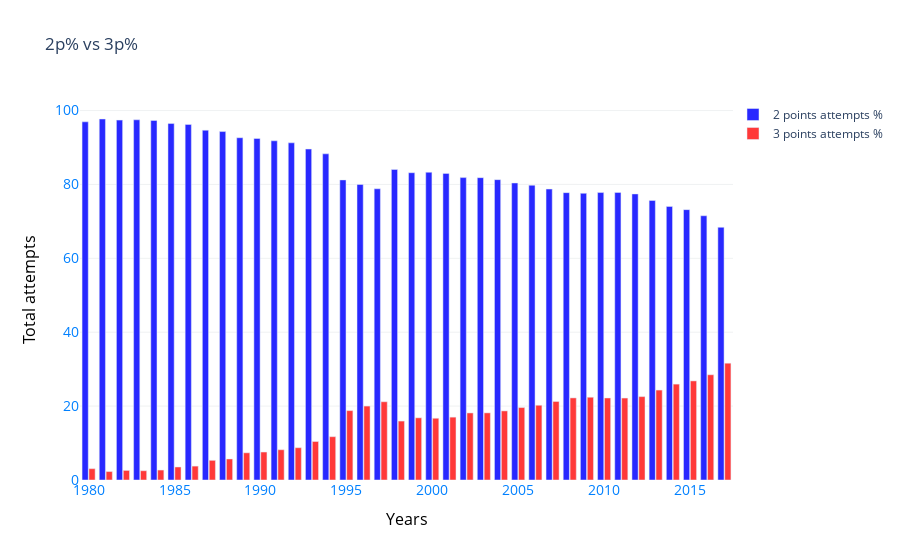

Notebook source saved alongside this figure:
### Markdown cell above
### Drawing the comparision between 2p% and 3p% from total use.

### Code cell
perc2 = go.Bar(
	x=total_years,
	y=seasons_stats_3p_years['2PA/FGA%'],
	name='2 points attempts %',
	marker=dict(color='#2828ff')
)
perc3 = go.Bar(
	x=total_years,
	y=seasons_stats_3p_years['3PA/FGA%'],
	name='3 points attempts %',
	marker=dict(color='#ff3939')
)
data=[perc2,perc3]
layout=go.Layout(
	title='2p% vs 3p%',
	xaxis=dict(
		title='Years',
		titlefont=dict(size=16, color='black'),
		tickfont=dict(size=14, color='#0080ff')
	),
	yaxis=dict(
		title='Total attempts',
		titlefont=dict(size=16, color='black'),
		tickfont=dict(size=14, color='#0080ff'),
        showgrid=True, gridwidth=0.4, gridcolor='#D7DBDD'
	),	
	legend=dict(
		x=1,
		y=1.0,
		bgcolor='white',
		bordercolor='white'
	),
    plot_bgcolor='white',
	barmode='group',
	bargap=0.2,
	bargroupgap=0.1
)

fig = go.Figure(data=data, layout=layout)
pyo.iplot(fig)

### Figure 1 — Plotly figure (JSON) as saved in the notebook; plotly's stock layout.template omitted (floating-point values rounded to 4 significant figures)
{"data": [{"marker": {"color": "#2828ff"}, "name": "2 points attempts %", "type": "bar", "x": [1980, 1981, 1982, 1983, 1984, 1985, 1986, 1987, 1988, 1989, 1990, 1991, 1992, 1993, 1994, 1995, 1996, 1997, 1998, 1999, 2000, 2001, 2002, 2003, 2004, 2005, 2006, 2007, 2008, 2009, 2010, 2011, 2012, 2013, 2014, 2015, 2016, 2017], "y": [96.94, 97.71, 97.41, 97.49, 97.31, 96.48, 96.24, 94.68, 94.31, 92.64, 92.43, 91.81, 91.26, 89.58, 88.28, 81.22, 79.99, 78.82, 84.05, 83.17, 83.29, 82.99, 81.85, 81.83, 81.3, 80.39, 79.77, 78.75, 77.78, 77.6, 77.8, 77.82, 77.43, 75.66, 74.05, 73.18, 71.52, 68.39]}, {"marker": {"color": "#ff3939"}, "name": "3 points attempts %", "type": "bar", "x": [1980, 1981, 1982, 1983, 1984, 1985, 1986, 1987, 1988, 1989, 1990, 1991, 1992, 1993, 1994, 1995, 1996, 1997, 1998, 1999, 2000, 2001, 2002, 2003, 2004, 2005, 2006, 2007, 2008, 2009, 2010, 2011, 2012, 2013, 2014, 2015, 2016, 2017], "y": [3.06, 2.29, 2.59, 2.51, 2.69, 3.52, 3.76, 5.32, 5.69, 7.36, 7.57, 8.19, 8.74, 10.42, 11.72, 18.78, 20.01, 21.18, 15.95, 16.83, 16.71, 17.01, 18.15, 18.17, 18.7, 19.61, 20.23, 21.25, 22.22, 22.4, 22.2, 22.18, 22.57, 24.34, 25.95, 26.82, 28.48, 31.61]}], "layout": {"bargap": 0.2, "bargroupgap": 0.1, "barmode": "group", "legend": {"bgcolor": "white", "bordercolor": "white", "x": 1, "y": 1}, "plot_bgcolor": "white", "title": {"text": "2p% vs 3p%"}, "xaxis": {"tickfont": {"color": "#0080ff", "size": 14}, "title": {"font": {"color": "black", "size": 16}, "text": "Years"}}, "yaxis": {"gridcolor": "#D7DBDD", "gridwidth": 0.4, "showgrid": true, "tickfont": {"color": "#0080ff", "size": 14}, "title": {"font": {"color": "black", "size": 16}, "text": "Total attempts"}}}}
